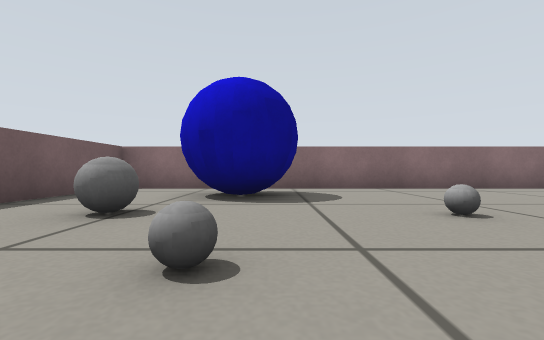
view 1 (above)

22 first-person views from a walk through a robot-simulator world made for Gazebo. The camera is 0.22 m above the floor, looks level and sees 90° across. The floor is counted in squares, 0.5 m on a side. Each view is taken from the middle of a square. On the plan, view 1 faces up. The plan holds only what a view shows up to about 9 squares ahead; the rest is blank.

view 2
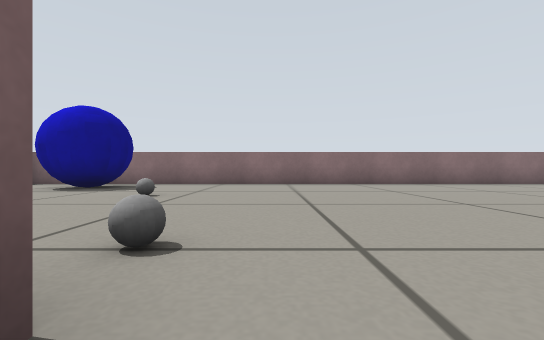

view 3
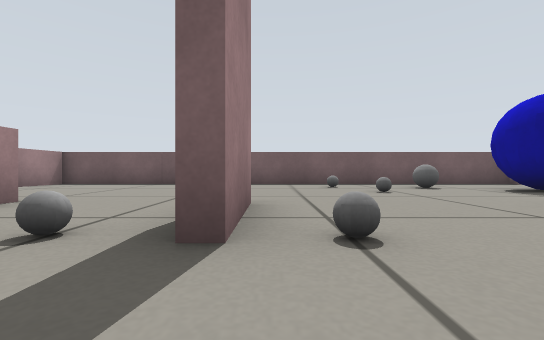

view 4
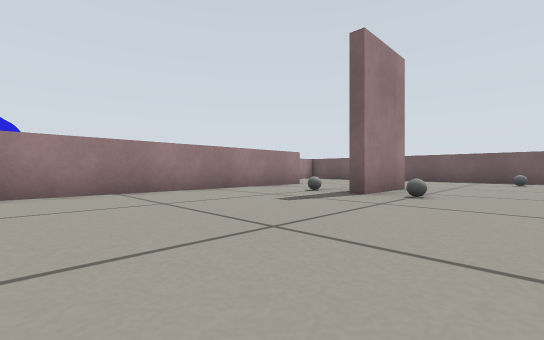

view 5
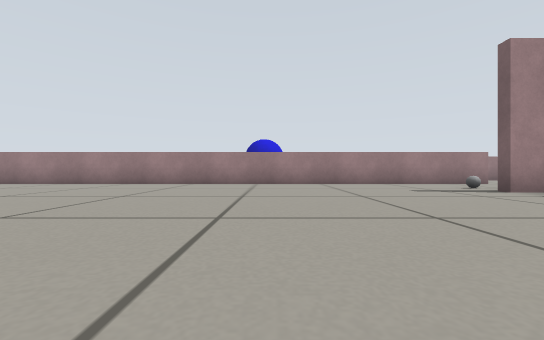

view 6
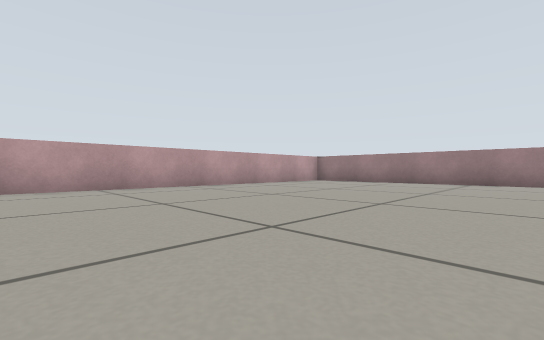

view 7
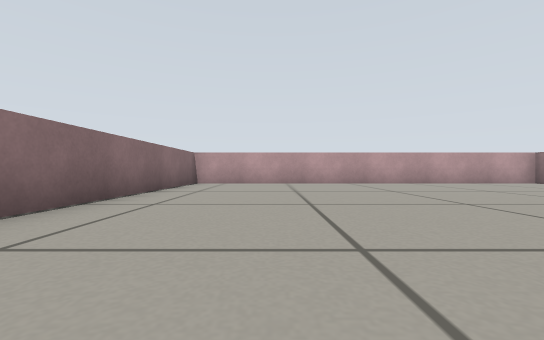

view 8
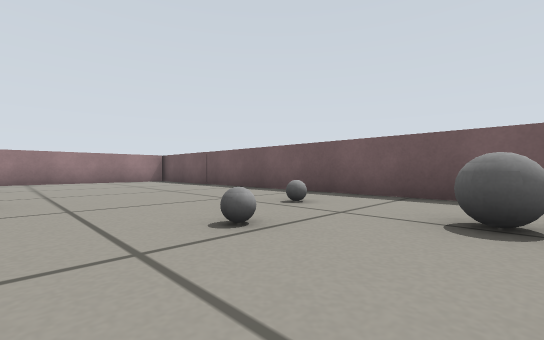

view 9
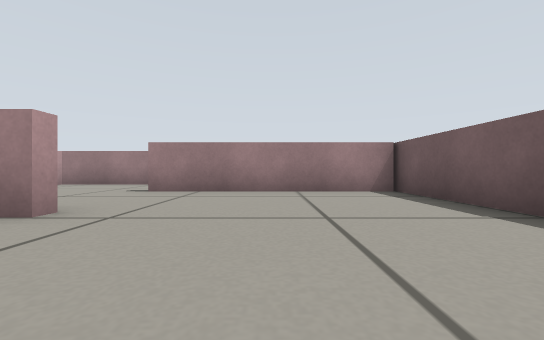

view 10
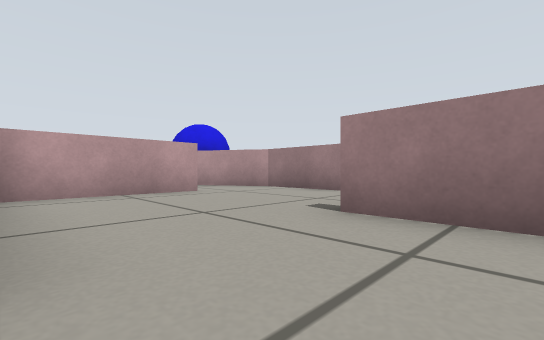

view 11
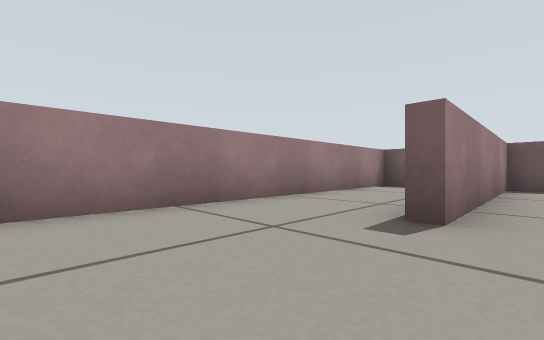

view 12
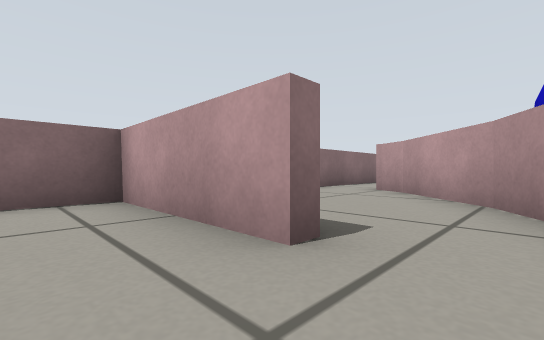

view 13
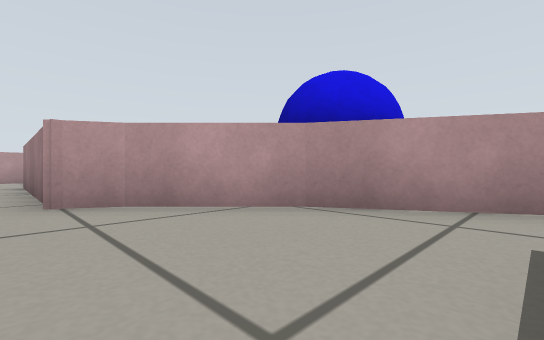

view 14
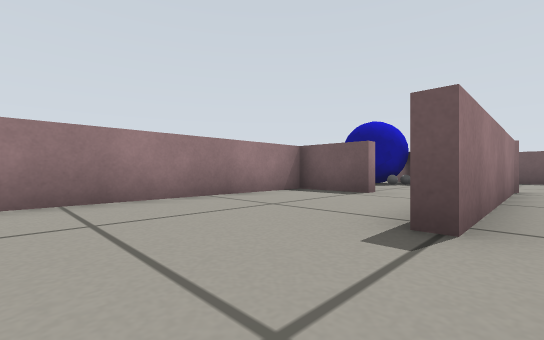

view 15
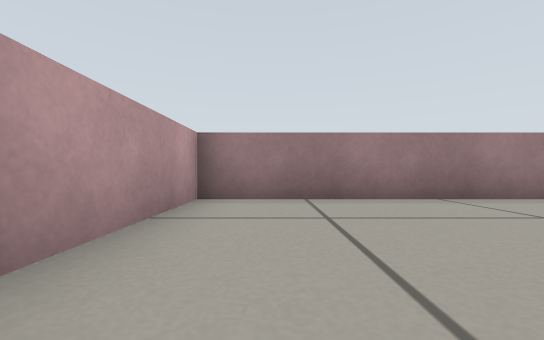

view 16
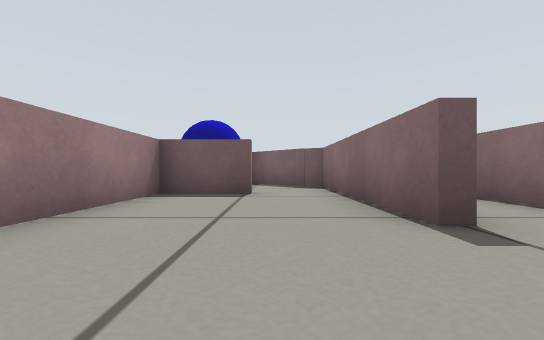

view 17
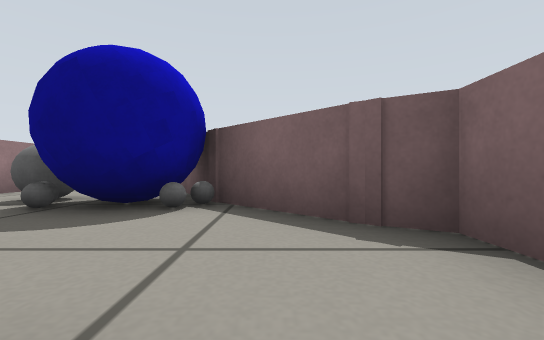

view 18
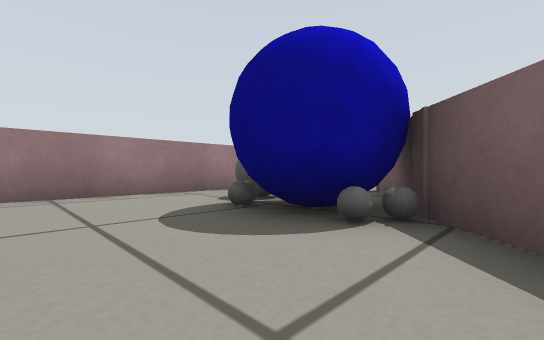

view 19
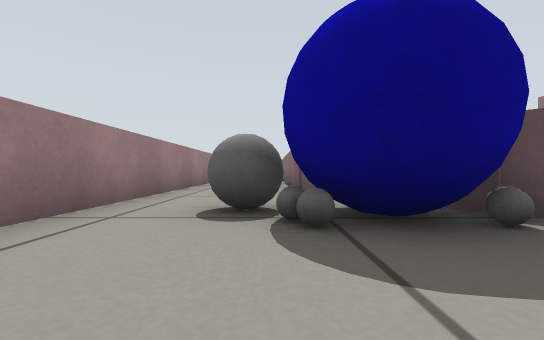

view 20
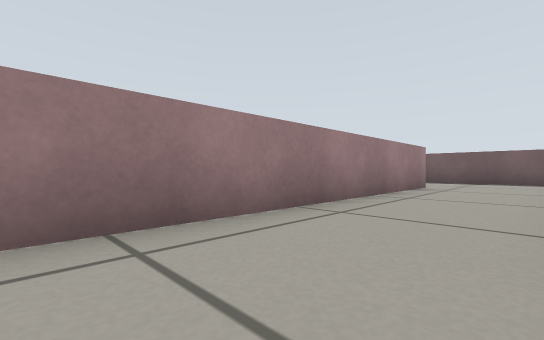

view 21
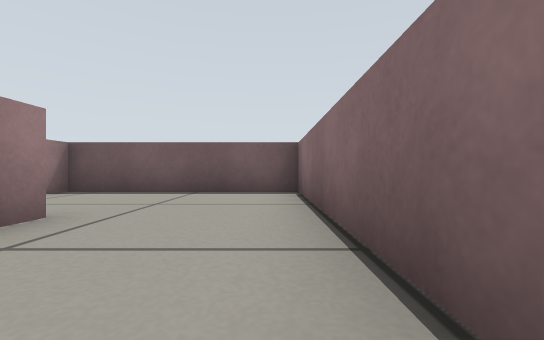

view 22
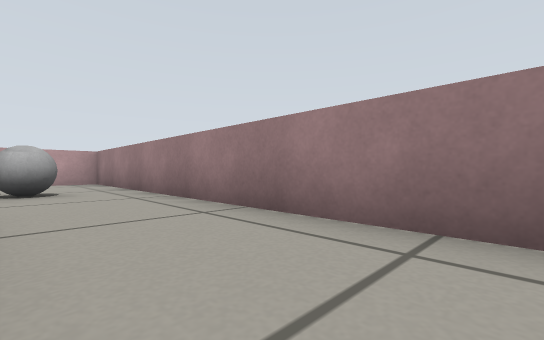

### Floor plan
Points are (right, up) in squares from view 1. A wall is a line through its corners. A room is listed if a view was taken in it or the views show most of it. See-through windows are left out.
Room 1 (views 1, 2, 3, 4, 5, 6, 7, 8, 9, 10, 11, 12)
walls: (1.4, -1.3) (3.4, -1.3); (1.1, -4.5) (17.8, -4.5) (17.8, 6.5) (-3.6, 6.5) (-3.6, -7.5) (1.6, -7.5); (5.2, -8) (5.2, -4.8) (4, -4.8); (-3.6, -10.1) (4.4, -10.1)
ways out: opening at (5, -8.5) to room 2
objects: grey ball (-2, 0); grey ball (-2, 3); blue ball (-1, 4) to (0, 5); grey ball (0, 1); grey ball (2, 3); grey ball (3, -3); grey ball (3, 0)
Room 2 (view 13)
walls: (5.5, -6) (5.5, -6.6); (7.9, -8.7) (9.6, -7); (9.5, -7.1) (9.9, -6.4); (4.4, -10.1) (5.4, -10.1) (8.1, -8.5)
ways out: opening at (5, -8.5) to room 1; opening at (10, -6) to room 3
Room 3 (views 14, 15, 16, 17)
walls: (14.9, -6.7) (11.5, -6.7); (13.9, -4.8) (9.9, -4.8); (12, -8.4) (12, -10.1) (18.1, -10.1) (18.1, -6); (9.9, -6.4) (14.9, -6.4)
ways out: opening at (10, -6) to room 2; opening at (11, -8) to room 4
Room 4 (views 18, 19, 20, 21, 22)
walls: (4.8, -10.5) (-3.6, -10.5) (-3.6, -15.2) (-3, -15.2); (8.4, -8.7) (5.2, -10.5); (-0.6, -13.1) (11.7, -13.1) (11.7, -12); (9.9, -7.1) (8.1, -9); (11.5, -6.7) (10.1, -6.7) (9.7, -7.4)
ways out: opening at (11, -8) to room 3
objects: grey ball (8, -11); blue ball (8, -10) to (9, -10); grey ball (9, -11); grey ball (9, -9)

Positions as (right, up) in squares from view 1, and headings:
1: (0, 0), facing up
2: (4, -2), facing up
3: (5, -1), facing left
4: (8, 1), facing down-left
5: (8, 4), facing down
6: (11, 5), facing down-right
7: (9, 4), facing right
8: (1, 3), facing down-left
9: (-1, -2), facing down
10: (0, -5), facing down-right
11: (4, -7), facing down-left
12: (4, -9), facing up-right
13: (6, -6), facing down-right
14: (17, -6), facing down-left
15: (17, -6), facing down
16: (17, -8), facing left
17: (12, -8), facing left
18: (11, -8), facing down-left
19: (11, -11), facing left
20: (7, -11), facing down-left
21: (2, -11), facing left
22: (2, -11), facing down-right
